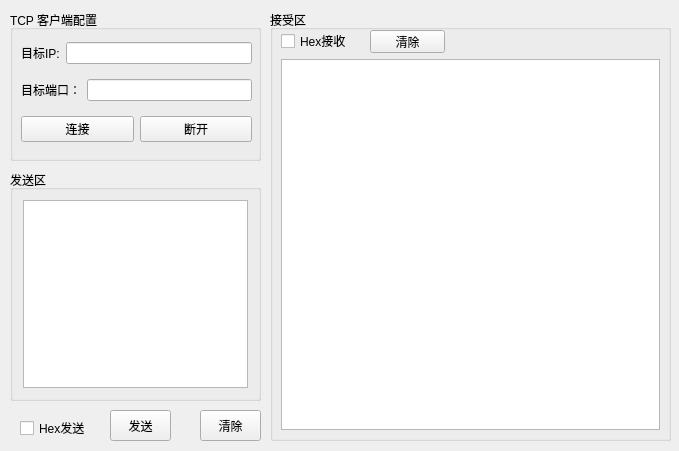
<?xml version="1.0" encoding="UTF-8"?>
<ui version="4.0">
 <class>Form</class>
 <widget class="QWidget" name="Form">
  <property name="geometry">
   <rect>
    <x>0</x>
    <y>0</y>
    <width>679</width>
    <height>451</height>
   </rect>
  </property>
  <property name="windowTitle">
   <string>Form</string>
  </property>
  <widget class="QGroupBox" name="formGroupBox">
   <property name="geometry">
    <rect>
     <x>10</x>
     <y>10</y>
     <width>251</width>
     <height>151</height>
    </rect>
   </property>
   <property name="title">
    <string>TCP 客户端配置</string>
   </property>
   <widget class="QWidget" name="layoutWidget">
    <property name="geometry">
     <rect>
      <x>11</x>
      <y>23</y>
      <width>231</width>
      <height>121</height>
     </rect>
    </property>
    <layout class="QVBoxLayout" name="verticalLayout">
     <item>
      <layout class="QHBoxLayout" name="horizontalLayout">
       <item>
        <widget class="QLabel" name="s1__lb_1">
         <property name="text">
          <string>目标IP:</string>
         </property>
        </widget>
       </item>
       <item>
        <widget class="QLineEdit" name="lineEdit"/>
       </item>
      </layout>
     </item>
     <item>
      <layout class="QHBoxLayout" name="horizontalLayout_2">
       <item>
        <widget class="QLabel" name="s1__lb_2">
         <property name="text">
          <string>目标端口：</string>
         </property>
        </widget>
       </item>
       <item>
        <widget class="QLineEdit" name="lineEdit_2"/>
       </item>
      </layout>
     </item>
     <item>
      <layout class="QHBoxLayout" name="horizontalLayout_3">
       <item>
        <widget class="QPushButton" name="socket_connect_button">
         <property name="text">
          <string>连接</string>
         </property>
        </widget>
       </item>
       <item>
        <widget class="QPushButton" name="socket_disconnect_button">
         <property name="text">
          <string>断开</string>
         </property>
        </widget>
       </item>
      </layout>
     </item>
    </layout>
   </widget>
  </widget>
  <widget class="QGroupBox" name="verticalGroupBox">
   <property name="geometry">
    <rect>
     <x>270</x>
     <y>10</y>
     <width>401</width>
     <height>431</height>
    </rect>
   </property>
   <property name="title">
    <string>接受区</string>
   </property>
   <widget class="QTextBrowser" name="s2__receive_text">
    <property name="geometry">
     <rect>
      <x>11</x>
      <y>49</y>
      <width>379</width>
      <height>371</height>
     </rect>
    </property>
   </widget>
   <widget class="QCheckBox" name="hex_receive">
    <property name="geometry">
     <rect>
      <x>11</x>
      <y>23</y>
      <width>65</width>
      <height>16</height>
     </rect>
    </property>
    <property name="text">
     <string>Hex接收</string>
    </property>
   </widget>
   <widget class="QPushButton" name="rece_clear_button">
    <property name="geometry">
     <rect>
      <x>100</x>
      <y>20</y>
      <width>75</width>
      <height>23</height>
     </rect>
    </property>
    <property name="text">
     <string>清除</string>
    </property>
   </widget>
  </widget>
  <widget class="QGroupBox" name="verticalGroupBox_2">
   <property name="geometry">
    <rect>
     <x>10</x>
     <y>170</y>
     <width>251</width>
     <height>231</height>
    </rect>
   </property>
   <property name="title">
    <string>发送区</string>
   </property>
   <layout class="QVBoxLayout" name="verticalLayout_2">
    <property name="leftMargin">
     <number>10</number>
    </property>
    <property name="topMargin">
     <number>10</number>
    </property>
    <property name="rightMargin">
     <number>10</number>
    </property>
    <property name="bottomMargin">
     <number>10</number>
    </property>
    <item>
     <widget class="QTextEdit" name="s3__send_text">
      <property name="html">
       <string>&lt;!DOCTYPE HTML PUBLIC &quot;-//W3C//DTD HTML 4.0//EN&quot; &quot;http://www.w3.org/TR/REC-html40/strict.dtd&quot;&gt;
&lt;html&gt;&lt;head&gt;&lt;meta name=&quot;qrichtext&quot; content=&quot;1&quot; /&gt;&lt;style type=&quot;text/css&quot;&gt;
p, li { white-space: pre-wrap; }
&lt;/style&gt;&lt;/head&gt;&lt;body style=&quot; font-family:'SimSun'; font-size:9pt; font-weight:400; font-style:normal;&quot;&gt;
&lt;p style=&quot;-qt-paragraph-type:empty; margin-top:0px; margin-bottom:0px; margin-left:0px; margin-right:0px; -qt-block-indent:0; text-indent:0px;&quot;&gt;&lt;br /&gt;&lt;/p&gt;&lt;/body&gt;&lt;/html&gt;</string>
      </property>
     </widget>
    </item>
   </layout>
  </widget>
  <widget class="QPushButton" name="data_send_button">
   <property name="geometry">
    <rect>
     <x>110</x>
     <y>410</y>
     <width>61</width>
     <height>31</height>
    </rect>
   </property>
   <property name="text">
    <string>发送</string>
   </property>
  </widget>
  <widget class="QPushButton" name="send_clear_button">
   <property name="geometry">
    <rect>
     <x>200</x>
     <y>410</y>
     <width>61</width>
     <height>31</height>
    </rect>
   </property>
   <property name="text">
    <string>清除</string>
   </property>
  </widget>
  <widget class="QCheckBox" name="hex_send">
   <property name="geometry">
    <rect>
     <x>20</x>
     <y>420</y>
     <width>71</width>
     <height>16</height>
    </rect>
   </property>
   <property name="text">
    <string>Hex发送</string>
   </property>
  </widget>
  <zorder>verticalGroupBox</zorder>
  <zorder>verticalGroupBox_2</zorder>
  <zorder>formGroupBox</zorder>
  <zorder>data_send_button</zorder>
  <zorder>send_clear_button</zorder>
  <zorder>hex_send</zorder>
 </widget>
 <resources/>
 <connections/>
</ui>
